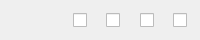
                <widget class="QWidget" name="widget_13" native="true">
                    <property name="minimumSize">
                        <size>
                            <width>0</width>
                            <height>40</height>
                        </size>
                    </property>
                    <property name="maximumSize">
                        <size>
                            <width>16777215</width>
                            <height>40</height>
                        </size>
                    </property>
                    <property name="font">
                        <font>
                            <family>微软雅黑</family>
                            <pointsize>10</pointsize>
                        </font>
                    </property>
                    <layout class="QHBoxLayout" name="horizontalLayout_26">
                        <property name="leftMargin">
                            <number>3</number>
                        </property>
                        <property name="topMargin">
                            <number>3</number>
                        </property>
                        <property name="rightMargin">
                            <number>3</number>
                        </property>
                        <property name="bottomMargin">
                            <number>3</number>
                        </property>
                        <item>
                            <layout class="QHBoxLayout" name="horizontalLayout_27" stretch="2,1,1,1,1">
                                <item alignment="Qt::AlignHCenter|Qt::AlignVCenter">
                                    <widget class="QLabel" name="label_student9">
                                        <property name="minimumSize">
                                            <size>
                                                <width>60</width>
                                                <height>0</height>
                                            </size>
                                        </property>
                                        <property name="font">
                                            <font>
                                                <family>微软雅黑</family>
                                                <pointsize>10</pointsize>
                                            </font>
                                        </property>
                                        <property name="text">
                                            <string/>
                                        </property>
                                    </widget>
                                </item>
                                <item alignment="Qt::AlignHCenter|Qt::AlignVCenter">
                                    <widget class="QCheckBox" name="checkBox_student9_sc_1">
                                        <property name="minimumSize">
                                            <size>
                                                <width>20</width>
                                                <height>20</height>
                                            </size>
                                        </property>
                                        <property name="font">
                                            <font>
                                                <family>微软雅黑</family>
                                                <pointsize>10</pointsize>
                                            </font>
                                        </property>
                                        <property name="text">
                                            <string/>
                                        </property>
                                        <property name="iconSize">
                                            <size>
                                                <width>20</width>
                                                <height>20</height>
                                            </size>
                                        </property>
                                    </widget>
                                </item>
                                <item alignment="Qt::AlignHCenter|Qt::AlignVCenter">
                                    <widget class="QCheckBox" name="checkBox_student9_sc_2">
                                        <property name="minimumSize">
                                            <size>
                                                <width>20</width>
                                                <height>20</height>
                                            </size>
                                        </property>
                                        <property name="font">
                                            <font>
                                                <family>微软雅黑</family>
                                                <pointsize>10</pointsize>
                                            </font>
                                        </property>
                                        <property name="text">
                                            <string/>
                                        </property>
                                    </widget>
                                </item>
                                <item alignment="Qt::AlignHCenter|Qt::AlignVCenter">
                                    <widget class="QCheckBox" name="checkBox_student9_sc_3">
                                        <property name="minimumSize">
                                            <size>
                                                <width>20</width>
                                                <height>20</height>
                                            </size>
                                        </property>
                                        <property name="font">
                                            <font>
                                                <family>微软雅黑</family>
                                                <pointsize>10</pointsize>
                                            </font>
                                        </property>
                                        <property name="text">
                                            <string/>
                                        </property>
                                    </widget>
                                </item>
                                <item alignment="Qt::AlignHCenter|Qt::AlignVCenter">
                                    <widget class="QCheckBox" name="checkBox_student9_sc_4">
                                        <property name="minimumSize">
                                            <size>
                                                <width>20</width>
                                                <height>20</height>
                                            </size>
                                        </property>
                                        <property name="font">
                                            <font>
                                                <family>微软雅黑</family>
                                                <pointsize>10</pointsize>
                                            </font>
                                        </property>
                                        <property name="text">
                                            <string/>
                                        </property>
                                    </widget>
                                </item>
                            </layout>
                        </item>
                    </layout>
                </widget>
